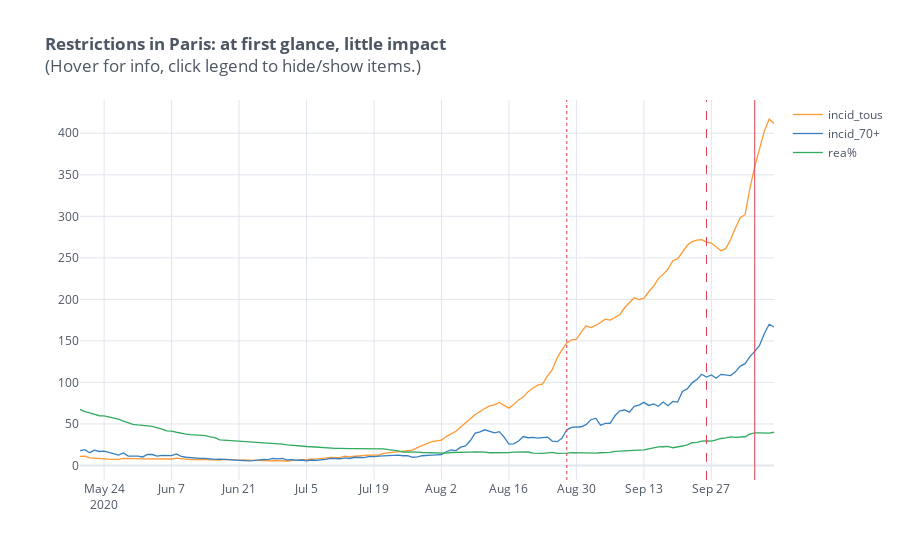

The code cell stored with this chart in its notebook:
### Markdown cell above
## Paris - in aggregate

### Code cell
# timeline of paris alert indicators

dep = 'Paris'
q = "libelle_dep==@dep"
plot_df = kpi_df.query(q).set_index(['libelle_dep', 'jour'])[metrics].unstack(0).dropna()
plot_df.columns = metrics

title = "<b>Restrictions in {}: at first glance, little impact</b><br>{}".format(dep, hover_msg)
vlines = paris_vl

print("=== Restriction dates for {} ===\n ".format(dep))
for key in paris_dates.keys():
    print(key +": " + paris_dates[key])
    
    fig = plot_df.iplot(vline=vlines,
              title=title, asFigure=True)
    
fig.show()

### Figure 1 — Plotly figure (JSON) as saved in the notebook; plotly's stock layout.template omitted (floating-point values rounded to 4 significant figures; data arrays with more than 128 entries replaced by an {"elided": "..."} marker saying what was removed)
{"data": [{"line": {"color": "rgba(255, 153, 51, 1.0)", "dash": "solid", "shape": "linear", "width": 1.3}, "mode": "lines", "name": "incid_tous", "text": "", "type": "scatter", "x": {"elided": "145 str values"}, "y": {"elided": "145 float values"}}, {"line": {"color": "rgba(55, 128, 191, 1.0)", "dash": "solid", "shape": "linear", "width": 1.3}, "mode": "lines", "name": "incid_70+", "text": "", "type": "scatter", "x": {"elided": "145 str values"}, "y": {"elided": "145 float values"}}, {"line": {"color": "rgba(50, 171, 96, 1.0)", "dash": "solid", "shape": "linear", "width": 1.3}, "mode": "lines", "name": "rea%", "text": "", "type": "scatter", "x": {"elided": "145 str values"}, "y": {"elided": "145 float values"}}], "layout": {"legend": {"bgcolor": "#FFFFFF", "font": {"color": "#4D5663"}}, "paper_bgcolor": "#FFFFFF", "plot_bgcolor": "#FFFFFF", "shapes": [{"line": {"color": "#db4052", "dash": "dot", "width": 1}, "type": "line", "x0": "2020-08-28", "x1": "2020-08-28", "xref": "x", "y0": 0, "y1": 1, "yref": "paper"}, {"line": {"color": "#db4052", "dash": "dash", "width": 1}, "type": "line", "x0": "2020-09-26", "x1": "2020-09-26", "xref": "x", "y0": 0, "y1": 1, "yref": "paper"}, {"line": {"color": "#db4052", "dash": "solid", "width": 1}, "type": "line", "x0": "2020-10-06", "x1": "2020-10-06", "xref": "x", "y0": 0, "y1": 1, "yref": "paper"}], "title": {"font": {"color": "#4D5663"}, "text": "<b>Restrictions in Paris: at first glance, little impact</b><br>(Hover for info, click legend to hide/show items.)"}, "xaxis": {"gridcolor": "#E1E5ED", "showgrid": true, "tickfont": {"color": "#4D5663"}, "title": {"font": {"color": "#4D5663"}, "text": ""}, "zerolinecolor": "#E1E5ED"}, "yaxis": {"gridcolor": "#E1E5ED", "showgrid": true, "tickfont": {"color": "#4D5663"}, "title": {"font": {"color": "#4D5663"}, "text": ""}, "zerolinecolor": "#E1E5ED"}}}
